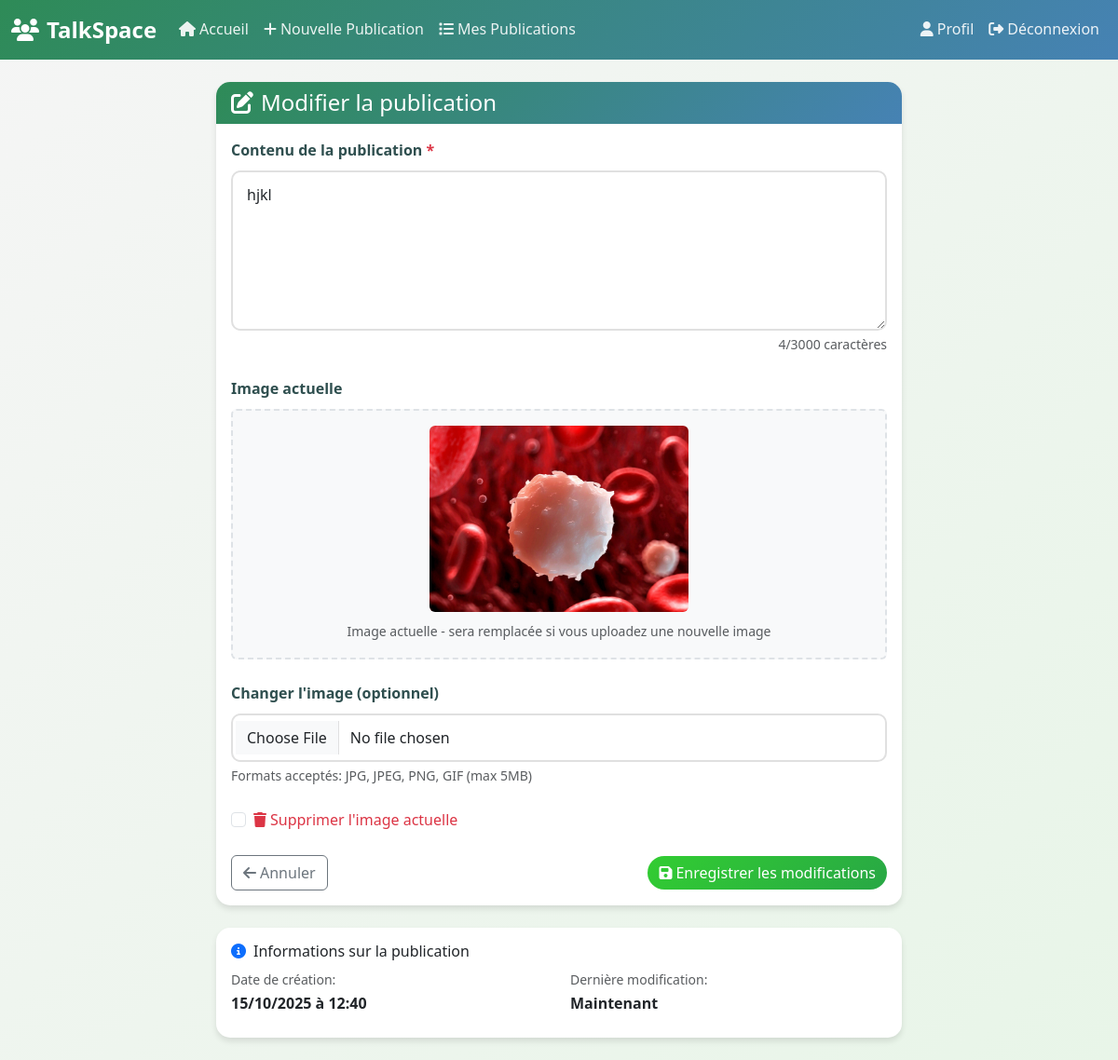
Page /edit_pub.php?id=2 (signed in) on the committed database.
### tables this page shows
CREATE TABLE `publication` (
  `id` int(11) NOT NULL,
  `contenu` text NOT NULL,
  `image` varchar(255) DEFAULT NULL,
  `id_users` int(11) NOT NULL,
  `date_enregistr` timestamp NOT NULL DEFAULT current_timestamp()
);

### edit_pub.php (the view, shortened to what this page needs)
<?php
require_once('config.php');
$pub_id = $_GET['id'] ?? null;
try {
    $pub = $bdd->prepare("SELECT * FROM publication WHERE id = ? AND id_users = ?");
    $pub->execute([$pub_id, $_SESSION['id']]);
    $data = $pub->fetch();
} catch (PDOException $e) {
    die("Erreur: ". $e->getMessage());
}
?>
<!DOCTYPE html>
<html lang="fr">
<head>
    <link href="https://cdn.jsdelivr.net/npm/bootstrap@5.3.7/dist/css/bootstrap.min.css" rel="stylesheet">
    <link rel="stylesheet" href="https://cdnjs.cloudflare.com/ajax/libs/font-awesome/6.4.0/css/all.min.css">
    <link rel="stylesheet" href="css/style.css">
</head>
<body>
<nav class="navbar navbar-expand-lg navbar-dark sticky-top">
    <div class="container-fluid">
        <a class="navbar-brand fw-bold" href="dash1.php">
            <i class="fas fa-users me-2"></i>TalkSpace
        </a>
        <div class="collapse navbar-collapse" id="navbarNav">
            <ul class="navbar-nav me-auto">
                <li class="nav-item"><a class="nav-link" href="dash1.php"><i class="fas fa-home me-1"></i>Accueil</a></li>
                <li class="nav-item"><a class="nav-link" href="publication_form.php"><i class="fas fa-plus me-1"></i>Nouvelle Publication</a></li>
                <li class="nav-item"><a class="nav-link active" href="liste_pub.php"><i class="fas fa-list me-1"></i>Mes Publications</a></li>
            </ul>
            <ul class="navbar-nav ms-auto">
                <li class="nav-item"><a class="nav-link" href="profil.php"><i class="fas fa-user me-1"></i>Profil</a></li>
                <li class="nav-item"><a class="nav-link" href="deconnexion.php"><i class="fas fa-sign-out-alt me-1"></i>Déconnexion</a></li>
            </ul>
        </div>
    </div>
</nav>
<div class="container mt-4">
    <div class="row justify-content-center">
        <div class="col-12 col-lg-8">
            <div class="card slide-up">
                <div class="card-header bg-primary text-white">
                    <h4 class="mb-0"><i class="fas fa-edit me-2"></i>Modifier la publication</h4>
                </div>
                <div class="card-body">
                    <form method="POST" enctype="multipart/form-data">
                        <div class="mb-4">
                            <label for="contenu" class="form-label fw-bold">Contenu de la publication <span class="text-danger">*</span></label>
                            <textarea name="contenu" id="contenu" rows="6" class="form-control"
                                      placeholder="Modifiez le contenu de votre publication..."
                                      maxlength="3000" required><?= htmlspecialchars($data['contenu']) ?></textarea>
                            <div class="form-text text-end">
                                <span id="charCount"><?= strlen($data['contenu']) ?></span>/3000 caractères
                            </div>
                        </div>
                        <?php if (!empty($data['image'])): ?>
                            <div class="mb-4">
                                <label class="form-label fw-bold">Image actuelle</label>
                                <div class="current-image rounded p-3 text-center">
                                    <img src="uploads/<?= htmlspecialchars($data['image']) ?>"
                                         class="img-fluid rounded"
                                         alt="Image actuelle"
                                         style="max-height: 200px;">
                                    <div class="mt-2">
                                        <small class="text-muted">Image actuelle - sera remplacée si vous uploadez une nouvelle image</small>
                                    </div>
                                </div>
                            </div>
                        <?php endif; ?>
                        <div class="mb-4">
                            <label for="image" class="form-label fw-bold">
                                <?= empty($data['image']) ? 'Ajouter une image' : 'Changer l\'image' ?> (optionnel)
                            </label>
                            <input type="file" name="image" id="image" class="form-control"
                                   accept=".jpg,.jpeg,.png,.gif">
                            <div class="form-text">
                                Formats acceptés: JPG, JPEG, PNG, GIF (max 5MB)
                            </div>
                        </div>
                        <?php if (!empty($data['image'])): ?>
                        <div class="mb-4">
                            <div class="form-check">
                                <input class="form-check-input" type="checkbox" name="supprimer_image" id="supprimer_image" value="1">
                                <label class="form-check-label text-danger" for="supprimer_image">
                                    <i class="fas fa-trash me-1"></i>Supprimer l'image actuelle
                                </label>
                            </div>
                        </div>
                        <?php endif; ?>
                        <div class="d-flex justify-content-between align-items-center">
                            <a href="liste_pub.php" class="btn btn-outline-secondary">
                                <i class="fas fa-arrow-left me-1"></i>Annuler
                            </a>
                            <button type="submit" name="valider" class="btn btn-success">
                                <i class="fas fa-save me-1"></i>Enregistrer les modifications
                            </button>
                        </div>
                    </form>
                </div>
            </div>
            <div class="card mt-4 fade-in">
                <div class="card-body">
                    <h6><i class="fas fa-info-circle me-2 text-primary"></i>Informations sur la publication</h6>
                    <div class="row">
                        <div class="col-md-6">
                            <small class="text-muted">Date de création:</small>
                            <p class="mb-2 fw-bold"><?= date('d/m/Y à H:i', strtotime($data['date_enregistr'])) ?></p>
                        </div>
                        <div class="col-md-6">
                            <small class="text-muted">Dernière modification:</small>
                            <p class="mb-0 fw-bold">Maintenant</p>
                        </div>
                    </div>
                </div>
            </div>
        </div>
    </div>
</div>
</body>
</html>

### css/style.css (style rules this page uses)
:root { --primary-color: #2E8B57; --secondary-color: #4682B4; --accent-color: #20B2AA; --success-color: #32CD32; --danger-color: #DC143C; --warning-color: #FFA500; --text-dark: #2F4F4F; --text-light: #696969; --bg-light: #F5F5F5; --bg-white: #FFFFFF; --border-color: #E0E0E0; --shadow: 0 4px 6px rgba(0, 0, 0, 0.1); --transition: all 0.3s ease; }
* { margin: 0; padding: 0; box-sizing: border-box; }
body { font-family: 'Segoe UI', Tahoma, Geneva, Verdana, sans-serif; background: linear-gradient(135deg, var(--bg-light) 0%, #E8F5E8 100%); min-height: 100vh; color: var(--text-dark); line-height: 1.6; }
.navbar-brand { font-weight: 700; color: var(--bg-white) !important; font-size: 1.5rem; }
.navbar-dark { background: linear-gradient(135deg, var(--primary-color), var(--secondary-color)) !important; }
.nav-link { color: rgba(255, 255, 255, 0.9) !important; transition: var(--transition); font-weight: 500; }
.card { border: none; border-radius: 15px; box-shadow: var(--shadow); transition: var(--transition); background: var(--bg-white); margin-bottom: 1.5rem; }
.card-header { background: linear-gradient(135deg, var(--primary-color), var(--secondary-color)); color: white; border-radius: 15px 15px 0 0 !important; border: none; font-weight: 600; }
.btn-success { background: linear-gradient(135deg, var(--success-color), #28a745); border: none; border-radius: 25px; transition: var(--transition); }
.form-control { border: 2px solid var(--border-color); border-radius: 10px; padding: 12px 15px; transition: var(--transition); }
.form-label { font-weight: 600; color: var(--text-dark); margin-bottom: 8px; }
.fade-in { animation: fadeIn 0.6s ease-in; }
.slide-up { animation: slideUp 0.6s ease-out; }

### edit_pub.php (style rules this page uses)
.slide-up { animation: slideUp 0.5s ease-out; }
.fade-in { animation: fadeIn 0.8s ease-out; }
.current-image { background-color: #f8f9fa; border: 2px dashed #dee2e6; }

### rows in the picture
publication: contenu "hjkl", contenu "4", image (picture), date_enregistr "15/10/2025 à 12:40"
